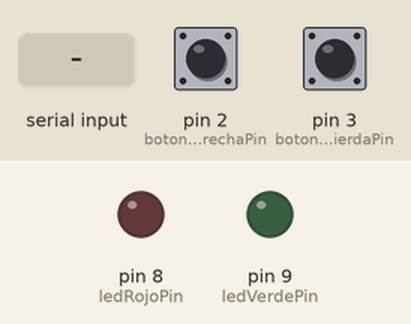
Recording of a sketch running on a simulated Arduino Uno, built with avr-gcc and run on an emulated ATmega328P. Parts: output pins drawn as LEDs (lit = HIGH). The inputs (shaded band) are chosen by the test bench; at power-on: pin 2 (botonDerechaPin) HIGH, pin 3 (botonIzquierdaPin) HIGH.

Above: at 1.2 s.
1.3 s: "3" received over Serial
At 1.8 s:
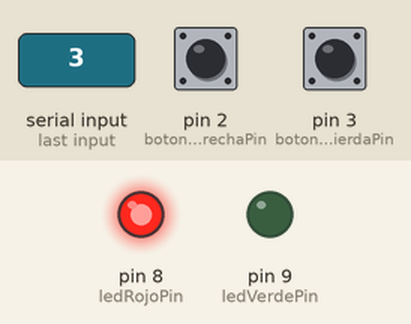
2.8 s: "4" received over Serial
At 3.5 s:
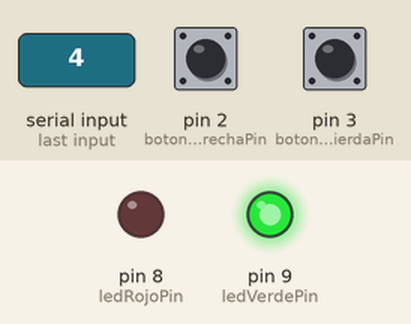
Timing chart, 0 to 5.8 s (numbered marks = the images above; inputs shaded):
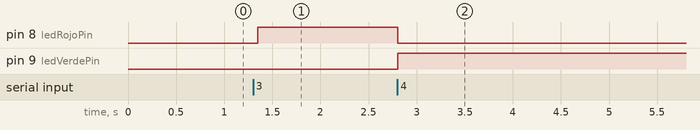

Measured:
- after the input at 1.3 s, pin 8 (ledRojoPin): LOW → HIGH after 0.05 s
- after the input at 2.8 s, pin 8 (ledRojoPin): HIGH → LOW at once; pin 9 (ledVerdePin): LOW → HIGH at once

The sketch:

sketch7.ino
```cpp
const int botonDerechaPin = 2;
const int botonIzquierdaPin = 3;
const int ledRojoPin = 8;
const int ledVerdePin = 9;

void setup() {
  Serial.begin(9600);
  pinMode(botonDerechaPin, INPUT_PULLUP);
  pinMode(botonIzquierdaPin, INPUT_PULLUP);
  pinMode(ledRojoPin, OUTPUT);
  pinMode(ledVerdePin, OUTPUT);
}

void loop() {
  if (digitalRead(botonDerechaPin) == LOW) {
    Serial.write('1');  // Enviar señal para mover la barra a la derecha
  } else if (digitalRead(botonIzquierdaPin) == LOW) {
    Serial.write('2');  // Enviar señal para mover la barra a la izquierda
  }

  delay(50);  // Evitar rebotes

  // Leer desde Serial
  if (Serial.available() > 0) {
    char nrorecibido = Serial.read();

    // Lógica para interpretar la señal desde Processing
    switch (nrorecibido) {
      case '3':
        // La pelota está en juego, apagar LED rojo y encender LED verde
        digitalWrite(ledRojoPin, HIGH);
        digitalWrite(ledVerdePin, LOW);
        break;
      case '4':
        // El juego ha terminado, apagar LED verde y encender LED rojo
        digitalWrite(ledRojoPin, LOW);
        digitalWrite(ledVerdePin, HIGH);
        break;
      // Puedes agregar más casos según sea necesario
    }
  }
}
```
